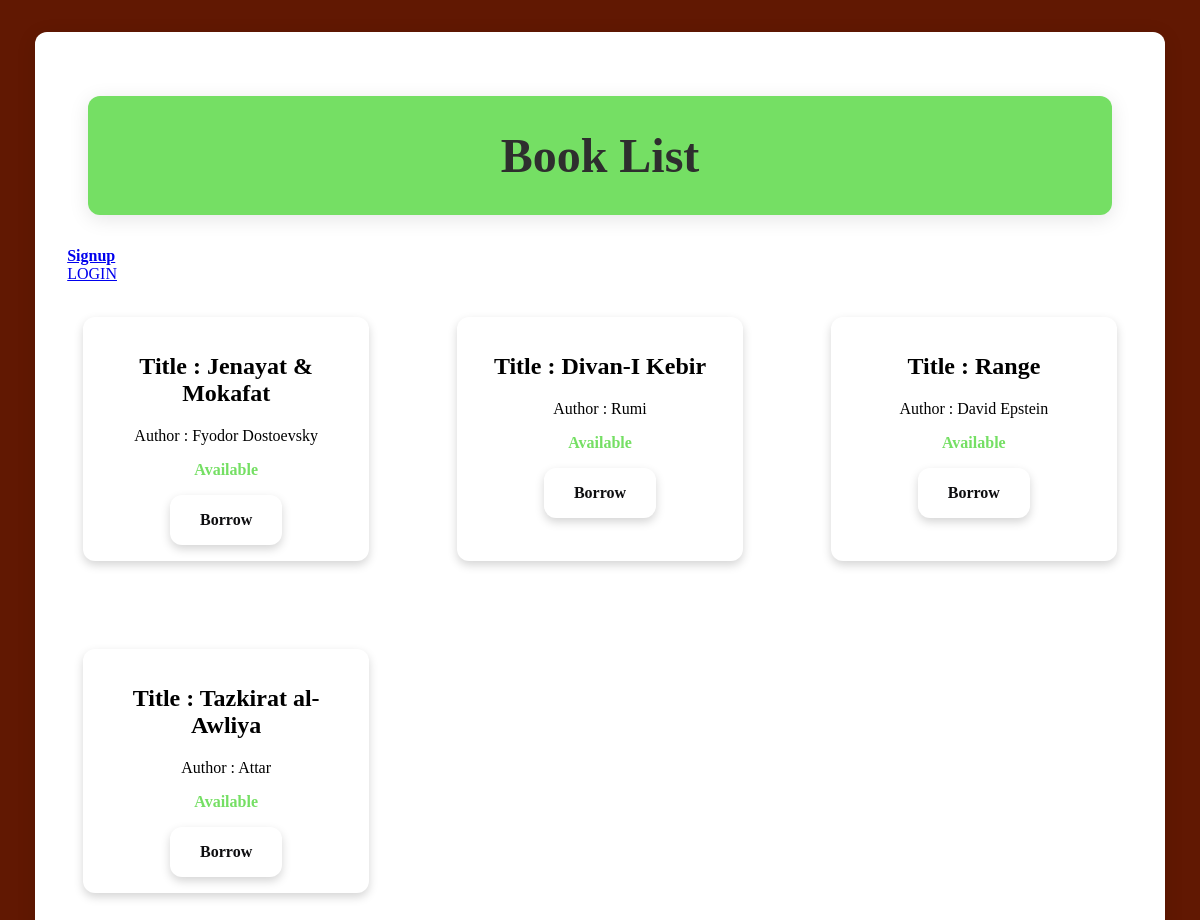
/, run on an earlier commit of the app's database.
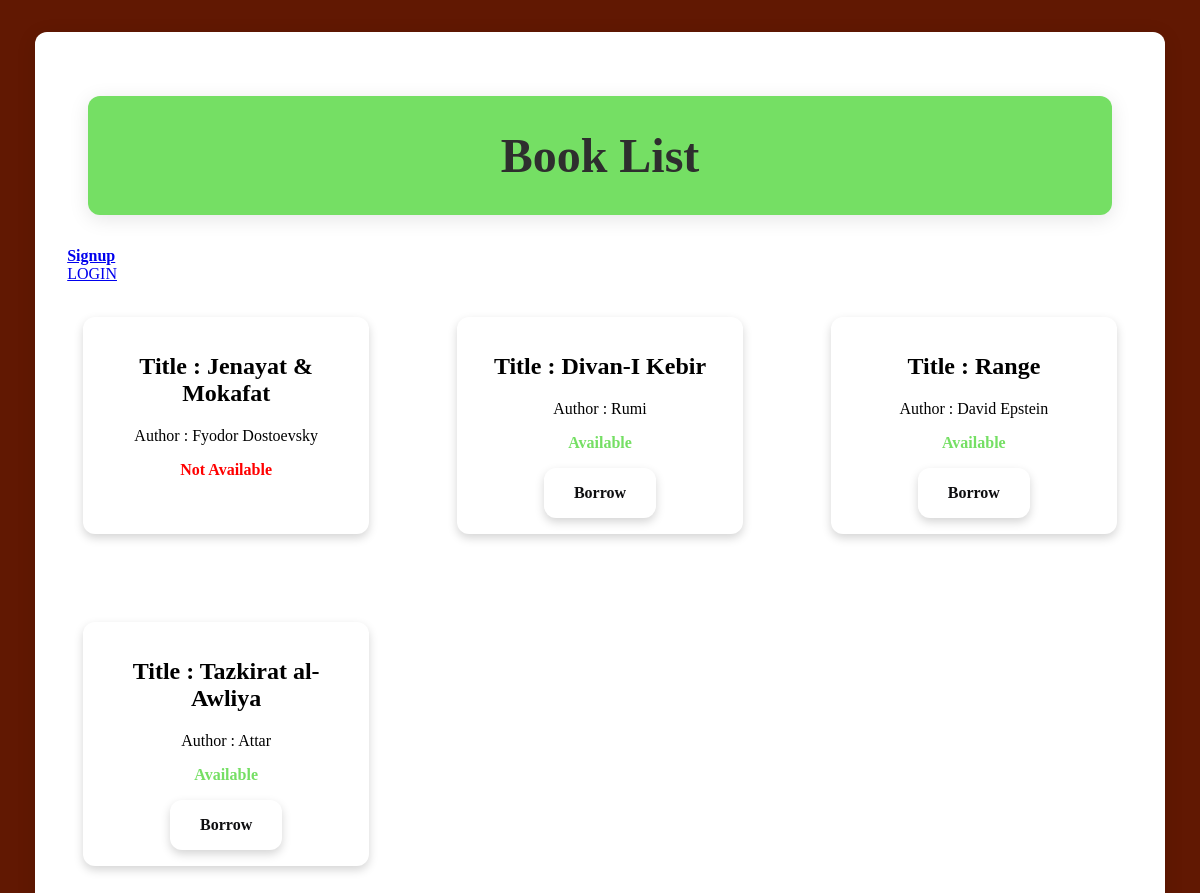
And on a later commit of the database.
### book_store/models.py (models this page shows, shortened)
class Book(models.Model):
    title = models.CharField(max_length=150)
    author = models.CharField(max_length=100)
    is_available = models.BooleanField(default=True)
    slug = models.SlugField(unique=True, db_index=True,editable=False)

### book_store/views.py (the view)
# urls.py: path("",views.BookListView.as_view(), name="book-list"),
class BookListView(ListView):
    model = Book
    template_name = "book_store/book-list.html"
    context_object_name = "books"

### book_store/templates/book_store/book-list.html (shortened to what this page needs)
{% extends "base.html" %}
{% load static %}
{% block css_files %}
    <link rel="stylesheet" href="{% static "book_store/book-list.css" %}"/>
    <link rel="stylesheet" href="{% static "book_store/book.css" %}"/>
{% endblock  %}
{% block content %}
    <div id="all-books">
        <h1>Book List</h1>
        {% if user.is_authenticated %}
            <h3>
                welcome dear {{user.username}}
            </h3>
            <a class="profile" href="{% url "profile-user" %}">Your Profile</a><br/>
        {% else %}
        <strong><a href="{% url "signup" %}">Signup</a><br/></strong>
        <a href="{% url "login" %}">LOGIN</a><br/><br/>
        {% endif %}
        <ul>
        {% for book in books %}
            {% include "book_store/includes/book.html" %}
        {% endfor %}
        </ul>
    </div>
{% endblock  %}

### book_store/templates/book_store/includes/book.html (shortened to what this page needs)
<li class="book">
    <article>
        <div>
            <h2>
                Title : {{ book.title }}
            </h2>
            <p>
                Author : {{ book.author }}
            </p>
            {% if book.is_available %}
            <strong class="text1">
                Available
            </strong>
            <div class="link">
            <a class="book" href="{% url "book-borrow" book.pk %}">Borrow</a>
            </div>
            {% else %}
            <strong class="text2">
                Not Available
            </strong>
            {% endif %}
        </div>
    </article>
</li>

What changed in the data, as far as the page shows it:
changed Book "Jenayat & Mokafat": is_available "Available Borrow" → "Not Available"
